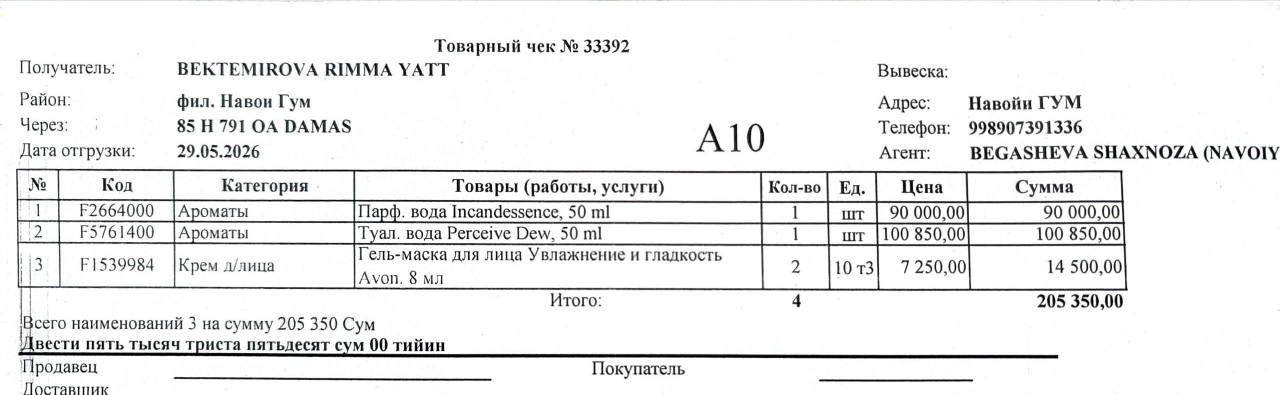
#> input picture receipts/first.jpg, 2560 x 789 px (shown at 1/2 size)
$ python -i quality_checker.py   (imports and definitions only)   (older library calls are emulated)
#> lines starting #> are read from the running program, lines starting #| are printed output that depends on the picture; after the words box and inside, x2 and y2 are one past the last pixel; in counts of white or black regions, pixels touching at a corner belong together
"""
quality_checker.py — Computer Vision Image Quality Gate.

Evaluates receipt photo quality BEFORE feeding into heavy OCR models:
  1. Blur Detection (Variance of Laplacian)
  2. Glare / Specular Highlight Detection (HSV saturation & value)
  3. Skew / Tilt Angle Estimation (Hough line transform)

Why this matters:
  Feeding blurry or severely glare-obscured photos into a 0.9B Vision-Language
  Transformer wastes compute and leads to hallucinatory/corrupted tables.
  Detecting capture flaws upfront gives users actionable feedback (e.g. "re-focus camera").
"""

from dataclasses import dataclass, field
import logging
import math
from typing import Optional

import cv2
import numpy as np

logger = logging.getLogger(__name__)


@dataclass
class QualityReport:
    """Diagnostic report evaluating capture quality of an image."""
    is_acceptable: bool
    blur_score: float         # Higher = sharper (variance of Laplacian)
    is_blurry: bool
    glare_ratio: float        # Percentage of pixels with specular glare (0.0 to 1.0)
    has_glare: bool
    skew_angle: float         # Estimated tilt angle in degrees (-45.0 to +45.0)
    warnings: list[str] = field(default_factory=list)

    def summary(self) -> str:
        status = "PASSED" if self.is_acceptable else "FLAGGED"
        msg = f"Quality Gate [{status}] — Blur: {self.blur_score:.1f} (blurry={self.is_blurry}), " \
              f"Glare: {self.glare_ratio * 100:.2f}% (glare={self.has_glare}), " \
              f"Skew: {self.skew_angle:.1f}°"
        if self.warnings:
            msg += f" | Warnings: {'; '.join(self.warnings)}"
        return msg


class ImageQualityChecker:
    """
    Evaluates physical capture quality of receipt photographs.

    Tunable thresholds:
      - blur_threshold: Below this variance of Laplacian, image is marked blurry (default: 100.0)
      - glare_threshold: Max allowed ratio of overexposed hotspot pixels (default: 0.08 / 8%)
      - max_skew_angle: Skew beyond this angle triggers a warning (default: 15.0°)
    """

    def __init__(
        self,
        blur_threshold: float = 100.0,
        glare_threshold: float = 0.08,
        max_skew_angle: float = 15.0,
    ):
        self.blur_threshold = blur_threshold
        self.glare_threshold = glare_threshold
        self.max_skew_angle = max_skew_angle

    def evaluate(self, image: np.ndarray) -> QualityReport:
        """
        Runs comprehensive image quality analysis on an image array (BGR or grayscale).
        Returns a QualityReport.
        """
        if image is None or image.size == 0:
            return QualityReport(
                is_acceptable=False,
                blur_score=0.0,
                is_blurry=True,
                glare_ratio=0.0,
                has_glare=False,
                skew_angle=0.0,
                warnings=["Empty or invalid image array"],
            )

        # Convert to grayscale for blur and skew checks
        if image.ndim == 3:
            gray = cv2.cvtColor(image, cv2.COLOR_BGR2GRAY)
            bgr = image
        else:
            gray = image
            bgr = cv2.cvtColor(image, cv2.COLOR_GRAY2BGR)

        # 1. Blur Detection (Variance of Laplacian)
        blur_score = self.calculate_blur_score(gray)
        is_blurry = blur_score < self.blur_threshold

        # 2. Glare Detection (Specular highlights)
        glare_ratio = self.calculate_glare_ratio(bgr)
        has_glare = glare_ratio > self.glare_threshold

        # 3. Skew Angle Estimation
        skew_angle = self.estimate_skew_angle(gray)
        is_skewed = abs(skew_angle) > self.max_skew_angle

        warnings = []
        if is_blurry:
            warnings.append(
                f"Image appears blurry (score: {blur_score:.1f} < {self.blur_threshold:.1f}). "
                "Consider re-taking photo with better focus."
            )
        if has_glare:
            warnings.append(
                f"Severe specular glare detected ({glare_ratio * 100:.1f}% of pixels overexposed). "
                "Try angling camera to avoid direct flash/lamp reflection."
            )
        if is_skewed:
            warnings.append(
                f"High document tilt detected ({skew_angle:.1f}°). "
                "Perspective correction will attempt to align it."
            )

        is_acceptable = not (is_blurry or (has_glare and glare_ratio > 0.20))

        report = QualityReport(
            is_acceptable=is_acceptable,
            blur_score=round(blur_score, 2),
            is_blurry=is_blurry,
            glare_ratio=round(glare_ratio, 4),
            has_glare=has_glare,
            skew_angle=round(skew_angle, 2),
            warnings=warnings,
        )

        logger.info(report.summary())
        return report

    @staticmethod
    def calculate_blur_score(gray_img: np.ndarray) -> float:
        """
        Calculates sharpness using variance of Laplacian filter.
        Sharp edges produce high variance; blurry images produce low variance.
        """
        laplacian = cv2.Laplacian(gray_img, cv2.CV_64F)
        variance = float(laplacian.var())
        return variance

    @staticmethod
    def calculate_glare_ratio(bgr_img: np.ndarray) -> float:
        """
        Calculates ratio of overexposed highlight pixels.
        Pixels with Value >= 250 and low Saturation (< 30) represent glare.
        """
        hsv = cv2.cvtColor(bgr_img, cv2.COLOR_BGR2HSV)
        sat = hsv[:, :, 1]
        val = hsv[:, :, 2]
        # White glare: high brightness, low saturation
        glare_mask = (val >= 250) & (sat < 35)
        glare_count = np.count_nonzero(glare_mask)
        total_pixels = bgr_img.shape[0] * bgr_img.shape[1]
        return float(glare_count / total_pixels) if total_pixels > 0 else 0.0

    @staticmethod
    def estimate_skew_angle(gray_img: np.ndarray) -> float:
        """
        Estimates receipt text skew angle in degrees using Hough line transform.
        Returns angle in degrees (-45.0 to +45.0). Positive = rotated clockwise.
        """
        # Downscale for fast edge detection
        h, w = gray_img.shape[:2]
        max_dim = 1000
        if max(h, w) > max_dim:
            scale = max_dim / max(h, w)
            small = cv2.resize(gray_img, (int(w * scale), int(h * scale)))
        else:
            small = gray_img

        edges = cv2.Canny(small, 50, 150, apertureSize=3)
        lines = cv2.HoughLinesP(
            edges, 1, np.pi / 180, threshold=80, minLineLength=50, maxLineGap=10
        )

        if lines is None or len(lines) == 0:
            return 0.0

        angles = []
        for line in lines:
            x1, y1, x2, y2 = line[0]
            dx = x2 - x1
            dy = y2 - y1
            if dx == 0:
                continue
            angle_deg = math.degrees(math.atan2(dy, dx))
            # Focus on near-horizontal text lines (-45 to +45 degrees)
            if -45.0 <= angle_deg <= 45.0:
                angles.append(angle_deg)

        if not angles:
            return 0.0

        # Return median angle to reject outlier lines
        return float(np.median(angles))

>>> import cv2
>>> picture = cv2.imread('../receipts/first.jpg')
#> picture is the input picture: shape (789, 2560, 3); mean B, G, R 237.5, 237.3, 237.2
>>> result = ImageQualityChecker().evaluate(picture)
#> in calculate_blur_score, `laplacian = cv2.Laplacian(gray_img, cv2.CV_64F)`:
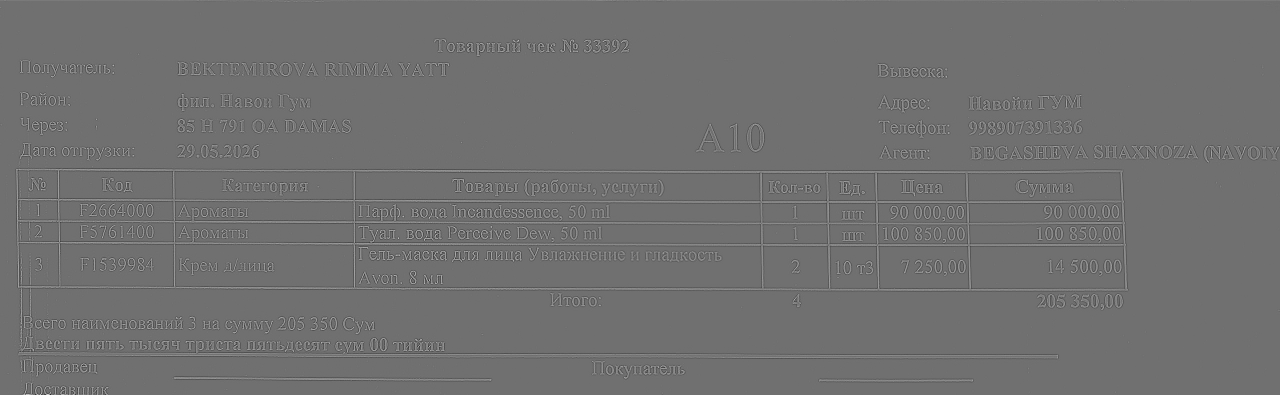
#> laplacian: shape (789, 2560) float64 (shown at 1/2 size); min -301, max 383, mean 0.1; drawn with min black and max white
#> in calculate_blur_score, `variance = float(laplacian.var())`: variance = 1054.2
#> in evaluate, `is_blurry = blur_score < self.blur_threshold`: is_blurry = False
#> in calculate_glare_ratio, `hsv = cv2.cvtColor(bgr_img, cv2.COLOR_BGR2HSV)`: hsv: shape (789, 2560, 3); mean H, S, V 16.2, 1.7, 237.6
#> in calculate_glare_ratio, `sat = hsv[:, :, 1]`:
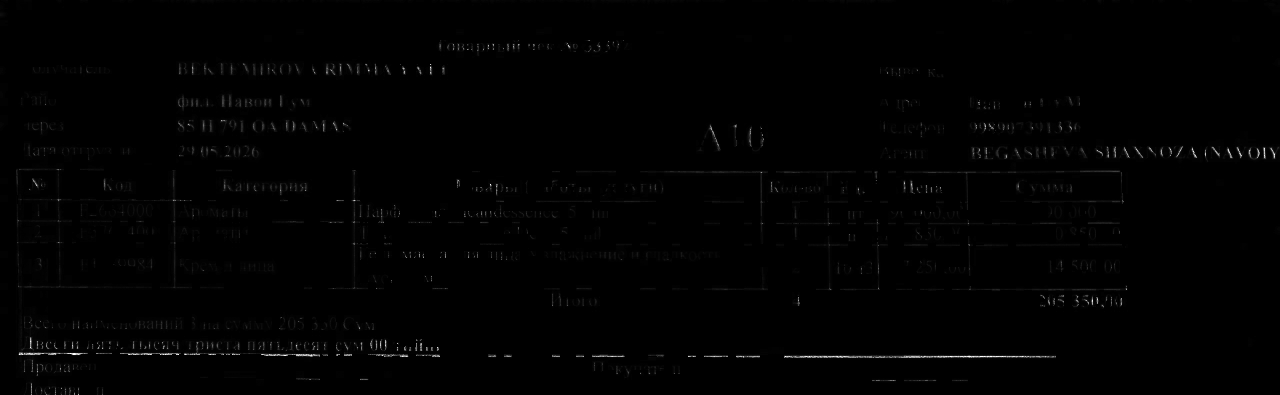
#> sat: shape (789, 2560) (shown at 1/2 size); min 0, max 255, mean 1.7
#> in calculate_glare_ratio, `glare_mask = (val >= 250) & (sat < 35)`:
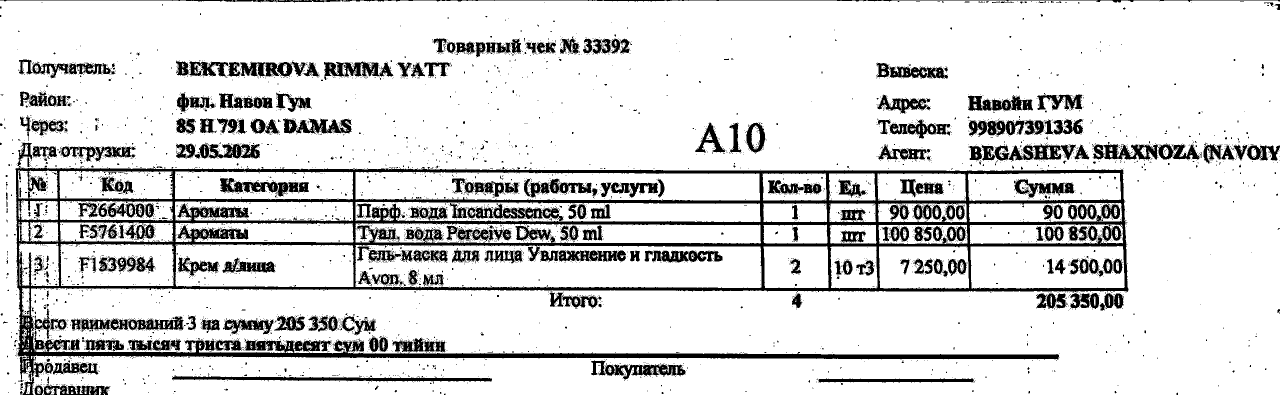
#> glare_mask: shape (789, 2560) bool (shown at 1/2 size); 85.4% white; 6873 black regions (6550 under 20 px), largest, box (x1, y1, x2, y2) and area: (31, 285, 2257, 763) 113077, (344, 752, 984, 764) 3943, (0, 0, 2560, 5) 3705
#> in calculate_glare_ratio, `glare_count = np.count_nonzero(glare_mask)`: glare_count = 1725176
#> in evaluate, `glare_ratio = self.calculate_glare_ratio(bgr)`: glare_ratio = 0.854
#> in evaluate, `has_glare = glare_ratio > self.glare_threshold`: has_glare = True
#> in estimate_skew_angle, `small = cv2.resize(gray_img, (int(w * scale), int(h * scale)))`:
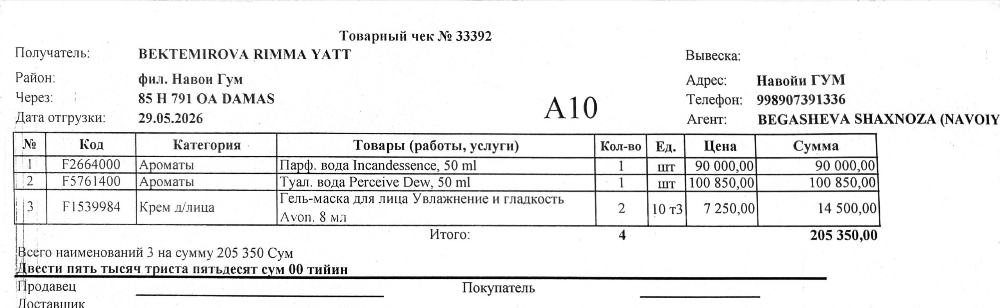
#> small: shape (308, 1000); min 0, max 255, mean 237.3
#> in estimate_skew_angle, `edges = cv2.Canny(small, 50, 150, apertureSize=3)`:
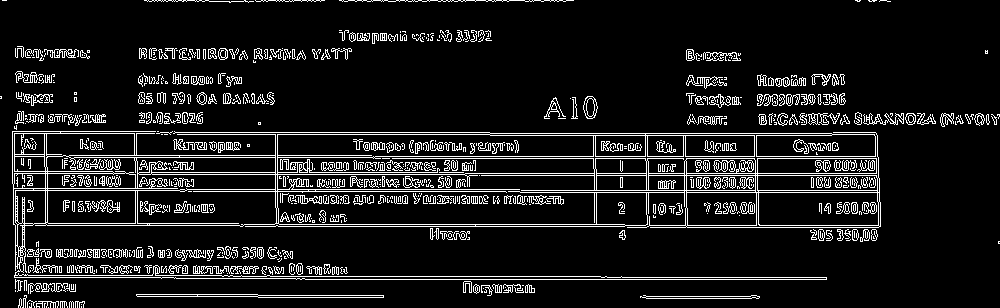
#> edges: shape (308, 1000); 10.2% white in thin lines or dots
#> in estimate_skew_angle, `lines = cv2.HoughLinesP( edges, 1, np.pi / 180, threshold=80, minLineL..`: lines = 219 rows, first 6: [12, 173, 138, 173], [296, 279, 826, 279], [13, 190, 186, 190], [373, 158, 878, 158], [373, 156, 877, 156], [490, 133, 831, 133]
#> the loop in estimate_skew_angle, `for line in lines:` made 219 passes
#> (x1, y1, x2, y2, dx, dy, angle_deg) on passes 1 to 3: (12, 173, 138, 173, 126, 0, 0), (296, 279, 826, 279, 530, 0, 0), (13, 190, 186, 190, 173, 0, 0)
